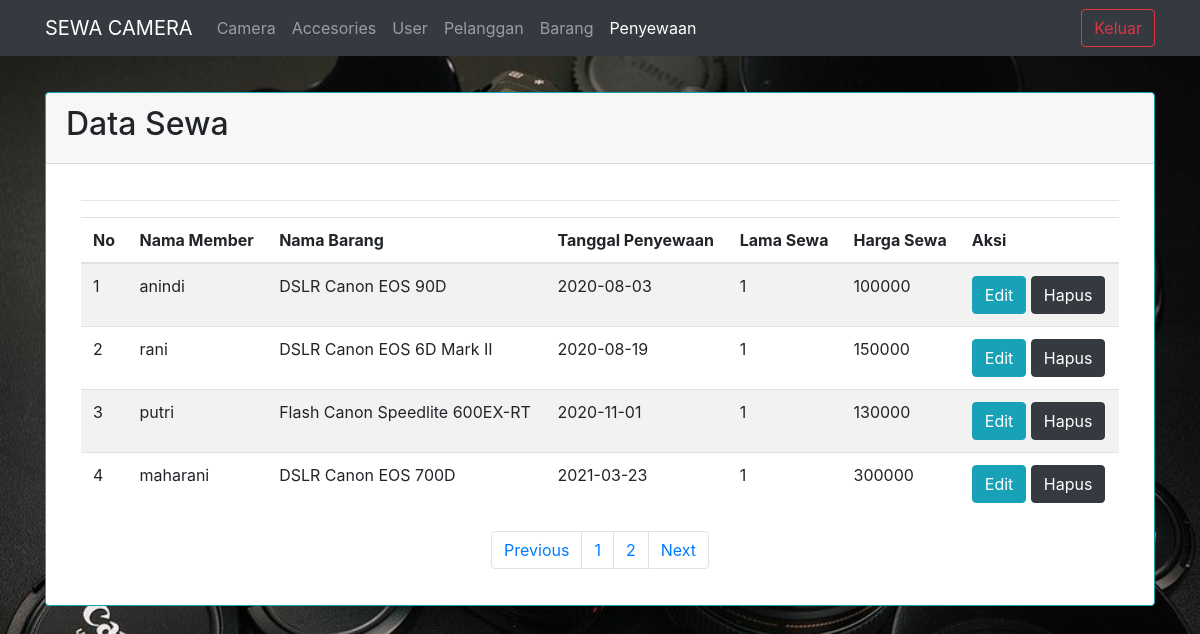
The app's page /penyewaan.php with its own data.
### tables this page shows
CREATE TABLE `penyewaan` (
  `kode_barang` int(7) NOT NULL,
  `nama` varchar(50) NOT NULL,
  `nama_barang` varchar(35) NOT NULL,
  `tgl_sewa` date NOT NULL,
  `lama_sewa` int(11) NOT NULL,
  `harga_sewa` int(11) NOT NULL
);

### koneksi.php (called while the page is built, shortened)
<?php
class database{
	var $host = "localhost";
	var $uname = "root";
	var $passw = "";
	var $db = "sewabarang";
	function __construct(){
		$this->koneksi = mysqli_connect(
			$this->host,
			$this->uname,
			$this->passw,
			$this->db);
	}
	function tampil_penyewaan(){
		$query = mysqli_query($this->koneksi,"select * from penyewaan");
		$data = $query->num_rows;
		return $data;
	}
	function tampil_sewa_paging($awal,$batas){
		$data = mysqli_query($this->koneksi, "select*from penyewaan order by kode_barang asc limit $awal, $batas");
		while($row = mysqli_fetch_array($data)){
			$hasil[] = $row;
		}
		$jml = $data->num_rows;
		if ($jml != 0){
		return $hasil;
		}
	}
}
?>

### view_penyewaan.php (the view, shortened to what this page needs)
<div class="table-responsive">
		<table class="table table-striped">
		<hr>
			<thead>
			<tr>
				<th>No</th>
				<th>Nama Member</th>
				<th>Nama Barang</th>
				<th>Tanggal Penyewaan</th>
				<th>Lama Sewa</th>
				<th>Harga Sewa</th>
				<th>Aksi</th>
			</tr>
			</thead>
			<tbody>
			<?php
				foreach($data_penyewaan as $row){
			?>
					<tr>
						<td><?php echo $nomor++; ?></td>
						<td><?php echo $row['nama']; ?></td>
						<td><?php echo $row['nama_barang']; ?></td>
						<td><?php echo $row['tgl_sewa']; ?></td>
						<td><?php echo $row['lama_sewa']; ?></td>
						<td><?php echo $row['harga_sewa']; ?></td>
						<td>
							<a class="btn btn-info" a href="edit_penyewaan.php?aksi=edit_sewa&kode_barang=<?php echo $row['kode_barang']; ?>">Edit</a>
							<a class="btn btn-dark" a href="proses_penyewaan.php?aksi=hapus_sewa&kode_barang=
							<?php echo $row['kode_barang']; ?>
							"onclick='return confirm("Apakah Yakin Ingin Menghapus?")'>Hapus</a>
							<?php
								}
							?>
						</td>
						</tr>
				</tbody>
			</table>
			<nav>
				<ul class="pagination justify-content-center">
					<li class="page-item">
						<a class="page-link" <?php if($halaman > 1) {echo "href='?halaman=$previous'";} ?>>Previous</a>
					</li>
					<?php
					for($x=1;$x<=$total_halaman;$x++){
						?>
						<li class="page-item"><a class="page-link" href="?halaman=<?php echo $x ?>"><?php echo $x; ?></a></li>
						<?php
					}
					?>
					<li class="page-item">
						<a class="page-link" <?php if($halaman < $total_halaman) {echo "href='?halaman=$next'";} ?>>Next</a>
					</li>
				</ul>
			</nav>
		</div>

### penyewaan.php (style rules this page uses)
body { background-image: url('gambar3.jpg'); background-repeat: no-repeat; background-size: cover; }

### records on screen
penyewaan: nama "anindi", nama_barang "DSLR Canon EOS 90D", tgl_sewa "2020-08-03", lama_sewa "1", harga_sewa "100000"
penyewaan: nama "rani", nama_barang "DSLR Canon EOS 6D Mark II", tgl_sewa "2020-08-19", lama_sewa "1", harga_sewa "150000"
penyewaan: nama "putri", nama_barang "Flash Canon Speedlite 600EX-RT", tgl_sewa "2020-11-01", lama_sewa "1", harga_sewa "130000"
penyewaan: nama "maharani", nama_barang "DSLR Canon EOS 700D", tgl_sewa "2021-03-23", lama_sewa "1", harga_sewa "300000"
